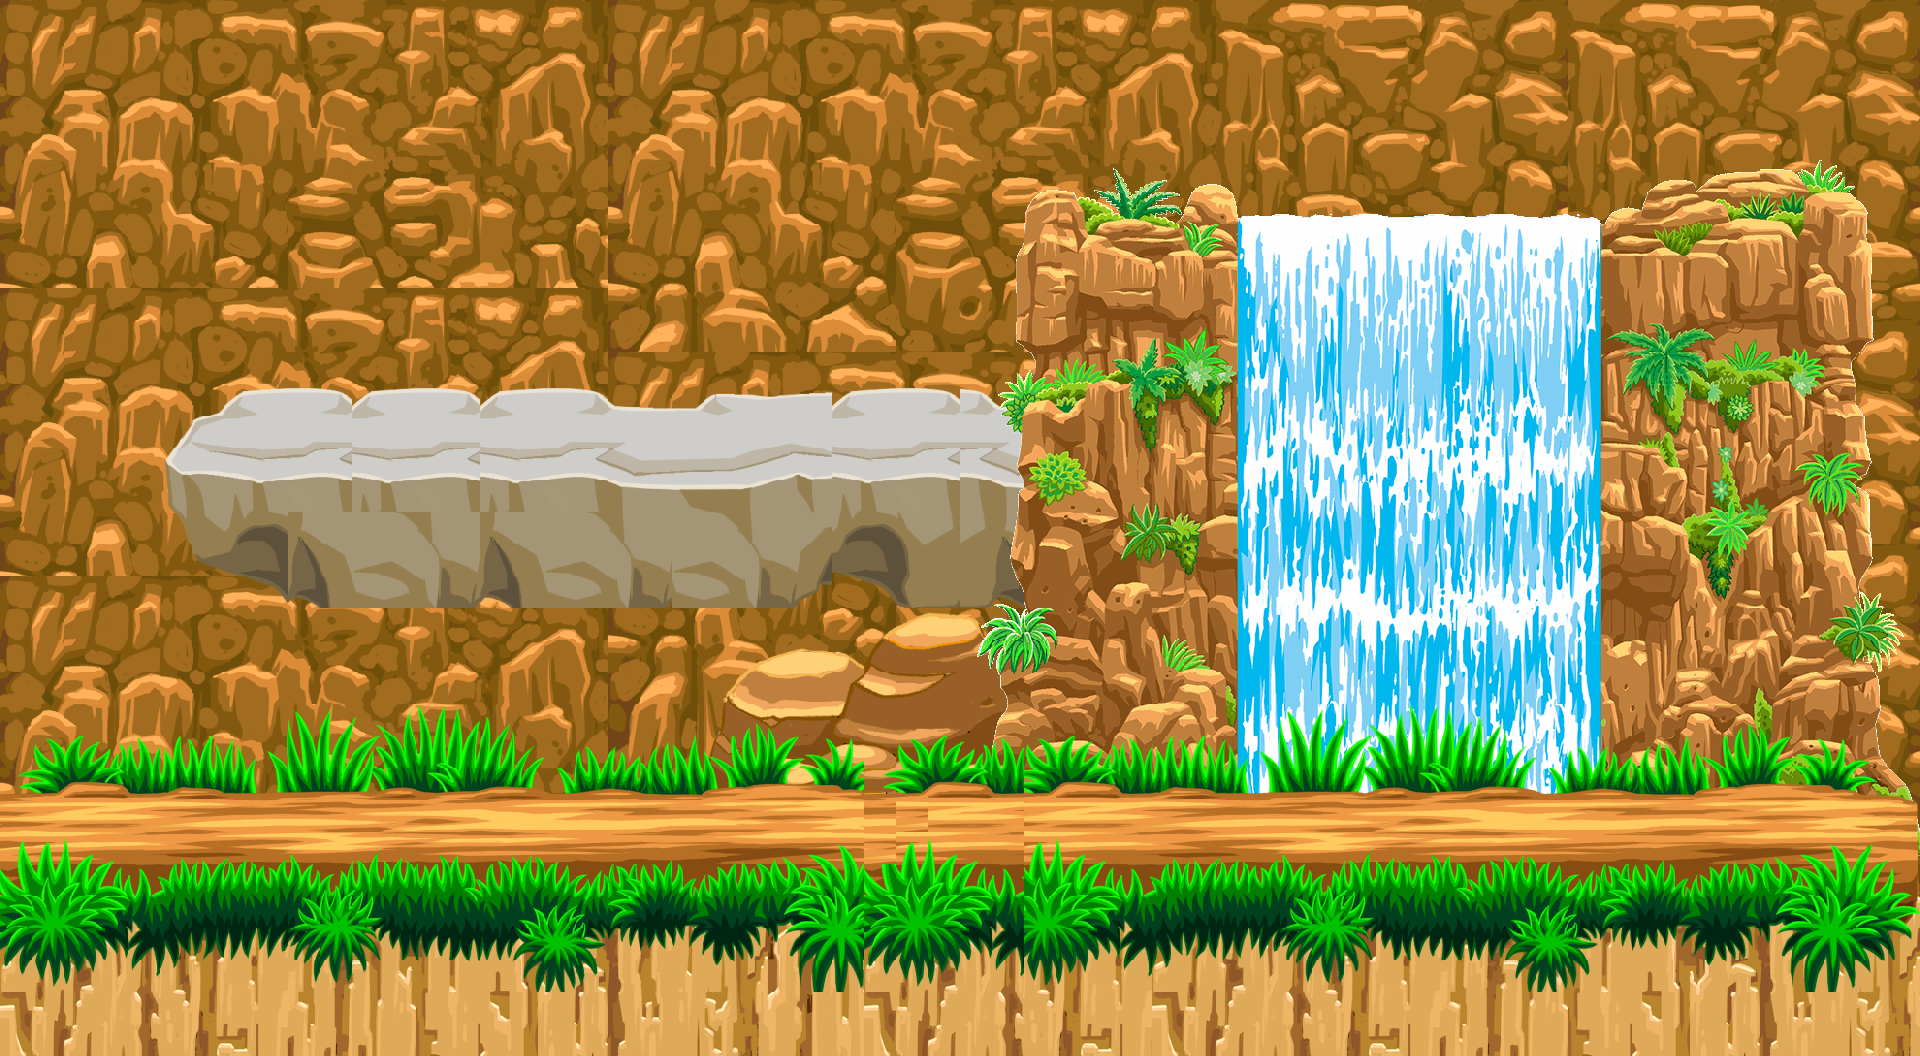

This is a level from a 2D game, rendered from its Tiled map with the project's own tilesets. A one-line summary and the map file follow, with tile-layer data summarised:
An orthogonal 60x33 tile map with 32x32 px tiles, 4 tile layers (Background, RockWall, Tree, Road), 10 tilesets and 2 objects (GroundLevel, Platform1).

<map version="1.8" tiledversion="1.8.5" orientation="orthogonal" renderorder="right-down" width="60" height="33" tilewidth="32" tileheight="32" infinite="0" nextlayerid="7" nextobjectid="3">
 <tileset firstgid="1" name="Waterfall_1024" tilewidth="32" tileheight="32" spacing="2" margin="1" tilecount="690" columns="30">
  <image source="ForestAssets/Animation/Waterfall_1024.gif" width="1024" height="800" />
 </tileset>
 <tileset firstgid="691" name="Dead_Tree_3" tilewidth="32" tileheight="32" spacing="2" margin="1" tilecount="240" columns="15">
  <image source="ForestAssets/Dead Trees/Dead_Tree_3.png" width="512" height="544" />
 </tileset>
 <tileset firstgid="931" name="Dead_Tree_6" tilewidth="32" tileheight="32" spacing="2" margin="1" tilecount="480" columns="30">
  <image source="ForestAssets/Dead Trees/Dead_Tree_6.png" width="1024" height="548" />
 </tileset>
 <tileset firstgid="1411" name="Grass_4" tilewidth="32" tileheight="32" spacing="2" margin="1" tilecount="240" columns="16">
  <image source="ForestAssets/Grass/Grass_4.png" width="569" height="512" />
 </tileset>
 <tileset firstgid="1651" name="Platform_2" tilewidth="32" tileheight="32" spacing="2" margin="1" tilecount="270" columns="30">
  <image source="ForestAssets/Platform/Platform_2.png" width="1024" height="320" />
 </tileset>
 <tileset firstgid="1921" name="Platform_Rock" tilewidth="32" tileheight="32" spacing="2" margin="1" tilecount="119" columns="17">
  <image source="ForestAssets/Platform/Platform_Rock.png" width="592" height="256" />
 </tileset>
 <tileset firstgid="2040" name="Rockpile_2" tilewidth="32" tileheight="32" spacing="2" margin="1" tilecount="77" columns="11">
  <image source="ForestAssets/Rocks/Rockpile_2.png" width="387" height="256" />
 </tileset>
 <tileset firstgid="2117" name="Rockpillar_1" tilewidth="32" tileheight="32" spacing="2" margin="1" tilecount="1890" columns="30">
  <image source="ForestAssets/Rocks/Rockpillar_1.png" width="1024" height="2163" />
 </tileset>
 <tileset firstgid="4007" name="Rock_Wall_2" tilewidth="32" tileheight="32" spacing="2" margin="1" tilecount="480" columns="30">
  <image source="ForestAssets/Rock Wall and Mounds/Rock_Wall_2.png" width="1024" height="569" />
 </tileset>
 <tileset firstgid="4487" name="Rock_Wall_1" tilewidth="32" tileheight="32" spacing="2" margin="1" tilecount="480" columns="30">
  <image source="ForestAssets/Rock Wall and Mounds/Rock_Wall_1.png" width="1024" height="569" />
 </tileset>
 <layer id="6" name="Background" width="60" height="33">
  <data>[1980 cells, 1980 non-empty, 480 distinct tile ids]</data>
 </layer>
 <layer id="1" name="RockWall" width="60" height="33">
  <data>[1980 cells, 677 non-empty, 342 distinct tile ids]</data>
 </layer>
 <layer id="3" name="Tree" width="60" height="33">
  <data>[1980 cells, 690 non-empty, 690 distinct tile ids]</data>
 </layer>
 <layer id="2" name="Road" width="60" height="33">
  <data>[1980 cells, 685 non-empty, 296 distinct tile ids]</data>
 </layer>
 <objectgroup id="4" name="GroundCollision">
  <object id="1" name="GroundLevel" x="1.33" y="798.67" width="1916" height="24" />
 </objectgroup>
 <objectgroup id="5" name="Collision">
  <object id="2" name="Platform1" x="199.497" y="422.358" width="800.33" height="25.1618" />
 </objectgroup>
</map>
